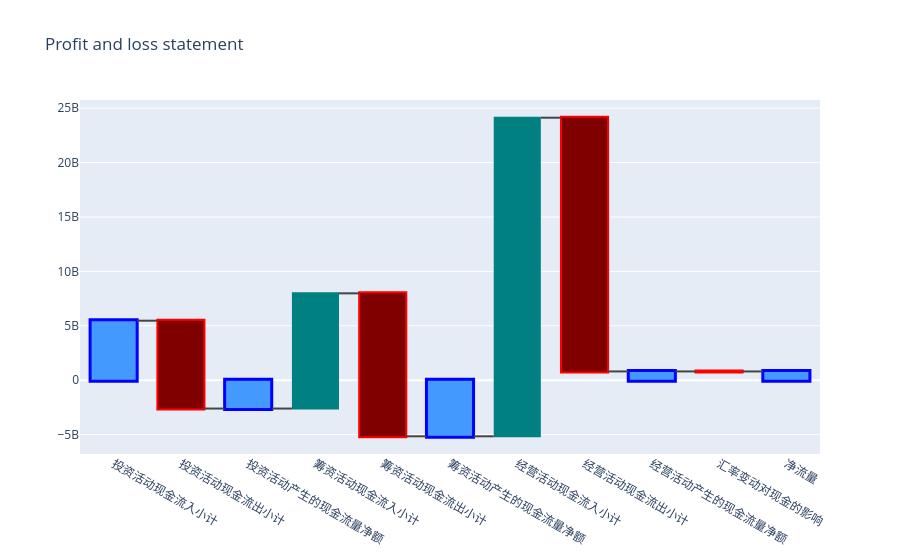

Source (notebook cell):
### Code cell
import plotly.graph_objects as go

fig = go.Figure(go.Waterfall(
    x = x,
    measure = ["absolute", "relative", "total", "relative", "relative", "total", "relative", "relative", "total","relative","total"],
    y = y, 
    base = 0,
    decreasing = {"marker":{"color":"Maroon", "line":{"color":"red", "width":2}}},
    increasing = {"marker":{"color":"Teal"}},
    totals = {"marker":{"color":"deep sky blue", "line":{"color":"blue", "width":3}}}
))

fig.update_layout(title = "Profit and loss statement", waterfallgap = 0.3)

fig.show()

### Figure 1 — Plotly figure (JSON) as saved in the notebook; plotly's stock layout.template omitted (floating-point values rounded to 4 significant figures)
{"data": [{"base": 0, "decreasing": {"marker": {"color": "Maroon", "line": {"color": "red", "width": 2}}}, "increasing": {"marker": {"color": "Teal"}}, "measure": ["absolute", "relative", "total", "relative", "relative", "total", "relative", "relative", "total", "relative", "total"], "totals": {"marker": {"color": "deep sky blue", "line": {"color": "blue", "width": 3}}}, "type": "waterfall", "x": ["投资活动现金流入小计", "投资活动现金流出小计", "投资活动产生的现金流量净额", "筹资活动现金流入小计", "筹资活动现金流出小计", "筹资活动产生的现金流量净额", "经营活动现金流入小计", "经营活动现金流出小计", "经营活动产生的现金流量净额", "汇率变动对现金的影响", "净流量"], "y": [5466569728, -8073699328, -2607129344, 10588354560, -13138664448, -2550310144, 29280997376, -23319326720, 5961670144, -1967000.0, 0]}], "layout": {"title": {"text": "Profit and loss statement"}, "waterfallgap": 0.3}}
